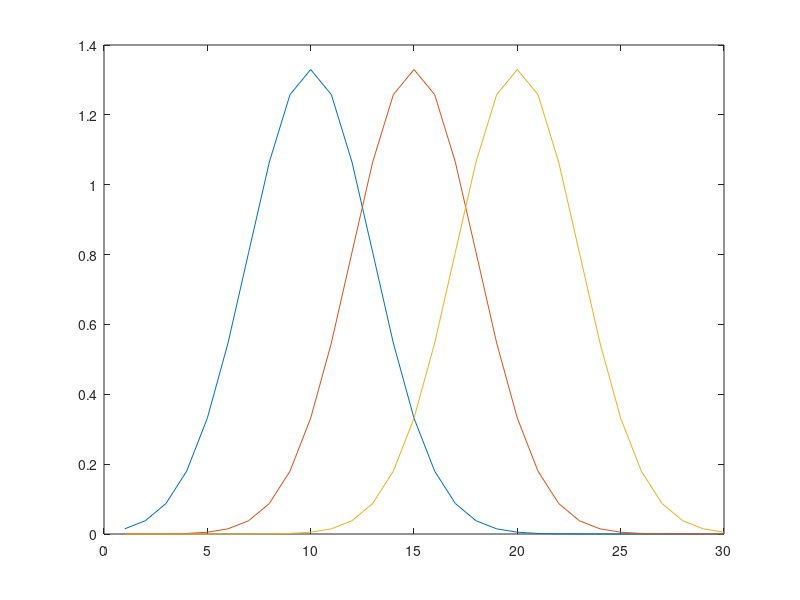

MATLAB code to generate this figure: (Note: this script raises an error after producing the figure.)
% testRegression

% Make a test filter
nkt = 30;
k = 10*normpdf((1:nkt)'*[1 1 1], ones(nkt,1)*[10 15 20], 3);
plot(k);

% Convolve filter with white-noise stimulus
slen = 100000;
X = randn(slen,3);
Y = sameconv(X,k)+randn(slen,1)*1;

% Use fastCrossCov to estimate regression solution
tic;
[xx,xy] = fastCrossCov(X,Y,nkt);  % Use default block size (1e8)
toc;
khat1 = xx\xy;

% Plot results
subplot(211);
plot([k(:) khat1]);

%%

% Make a test filter
nkt = 30;
k = 10*normpdf((1:nkt)'*[1 1 1], ones(nkt,1)*[10 15 20], 3);
plot(k);

% Convolve filter with white-noise stimulus
slen = 100000;
X = randn(slen,3);
X(rand(slen,3)<.95) = 0;
Y = sameconv(X,k)+randn(slen,1)*1;

% Use fastCrossCov to estimate regression solution
tic;
[xx,xy] = fastCrossCov(X,Y,nkt);  % Use default block size (1e8)
toc;
khat1 = xx\xy;

% Use sparse version of X
Xsparse = sparse(X);
tic;
[xx,xy] = fastCrossCov(Xsparse,Y,nkt);  % Use default block size (1e8)
toc;